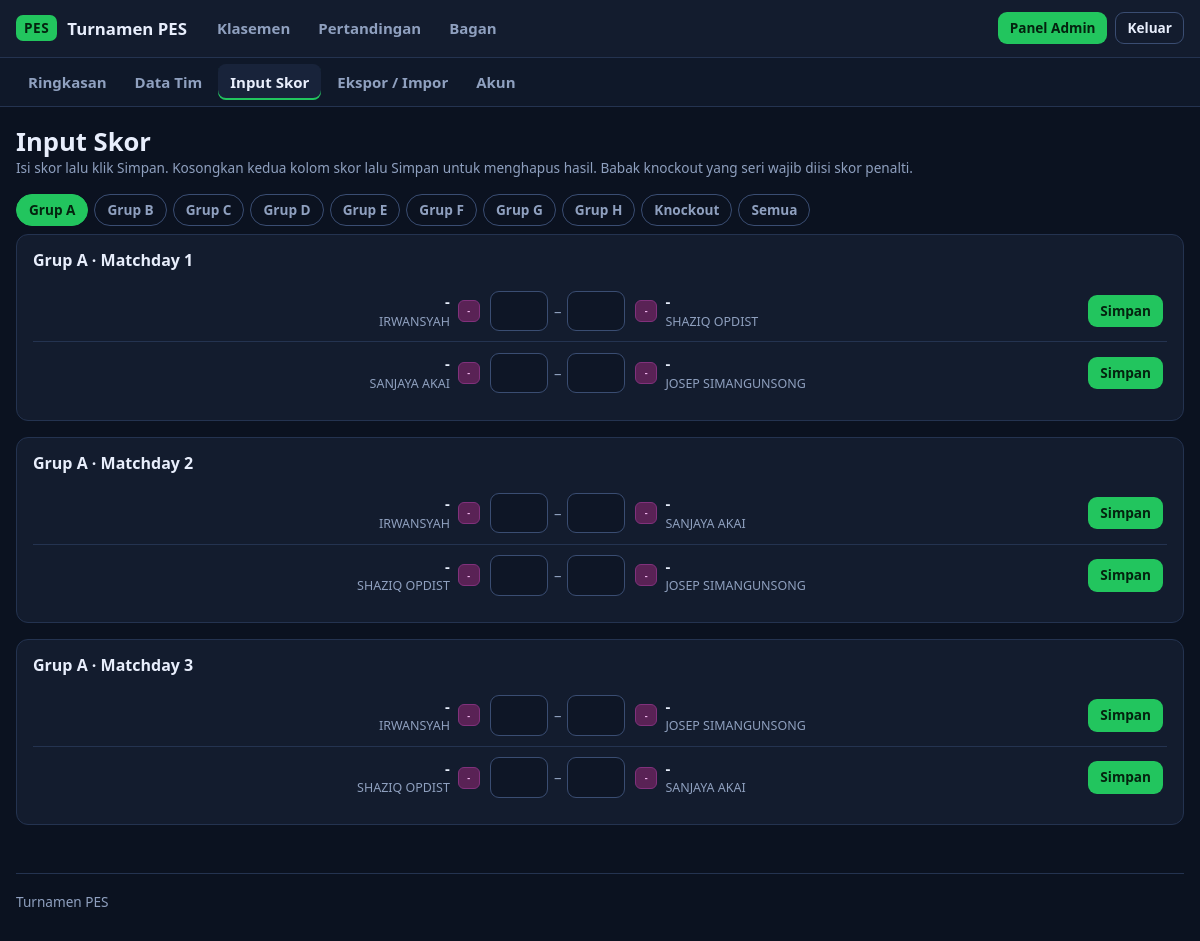
/admin/skor.php (signed in), run on the app's committed database.
### tables this page shows
CREATE TABLE matches (
            id         INTEGER PRIMARY KEY AUTOINCREMENT,
            stage      TEXT NOT NULL,              -- G, R16, QF, SF, F
            grp        TEXT NOT NULL DEFAULT '',   -- huruf grup (kosong untuk knockout)
            round      INTEGER NOT NULL,           -- matchday (grup) / urutan babak (knockout)
            slot       INTEGER NOT NULL,           -- nomor pertandingan dalam grup / babak
            home_id    INTEGER REFERENCES teams(id) ON DELETE SET NULL,
            away_id    INTEGER REFERENCES teams(id) ON DELETE SET NULL,
            home_score INTEGER,
            away_score INTEGER,
            home_pen   INTEGER,                    -- skor adu penalti (knockout seri)
            away_pen   INTEGER,
            UNIQUE (stage, grp, slot)
        );

CREATE TABLE teams (
            id         INTEGER PRIMARY KEY AUTOINCREMENT,
            player     TEXT NOT NULL,
            name       TEXT NOT NULL,
            logo       TEXT,
            grp        TEXT NOT NULL,
            created_at TEXT NOT NULL DEFAULT CURRENT_TIMESTAMP
        );

### app/db.php (called while the page is built, shortened)
<?php
function db(): PDO
{
    static $pdo = null;
    if ($pdo instanceof PDO) {
        return $pdo;
    }
    $pdo = new PDO('sqlite:' . DB_FILE, null, null, [
        PDO::ATTR_ERRMODE            => PDO::ERRMODE_EXCEPTION,
        PDO::ATTR_DEFAULT_FETCH_MODE => PDO::FETCH_ASSOC,
        PDO::ATTR_TIMEOUT            => 5,
    ]);
    $pdo->exec('PRAGMA foreign_keys = ON');
    $pdo->exec("
        CREATE TABLE IF NOT EXISTS admins (
            id            INTEGER PRIMARY KEY AUTOINCREMENT,
            username      TEXT NOT NULL UNIQUE,
            password_hash TEXT NOT NULL
        );
        CREATE TABLE IF NOT EXISTS teams (
            id         INTEGER PRIMARY KEY AUTOINCREMENT,
            player     TEXT NOT NULL,
            name       TEXT NOT NULL,
            logo       TEXT,
            grp        TEXT NOT NULL,
            created_at TEXT NOT NULL DEFAULT CURRENT_TIMESTAMP
        );
        CREATE TABLE IF NOT EXISTS matches (
            id         INTEGER PRIMARY KEY AUTOINCREMENT,
            stage      TEXT NOT NULL,              -- G, R16, QF, SF, F
            grp        TEXT NOT NULL DEFAULT '',   -- huruf grup (kosong untuk knockout)
            round      INTEGER NOT NULL,           -- matchday (grup) / urutan babak (knockout)
            slot       INTEGER NOT NULL,           -- nomor pertandingan dalam grup / babak
            home_id    INTEGER REFERENCES teams(id) ON DELETE SET NULL,
            away_id    INTEGER REFERENCES teams(id) ON DELETE SET NULL,
            home_score INTEGER,
            away_score INTEGER,
            home_pen   INTEGER,                    -- skor adu penalti (knockout seri)
            away_pen   INTEGER,
            UNIQUE (stage, grp, slot)
        );
        CREATE TABLE IF NOT EXISTS login_attempts (
            ip TEXT    NOT NULL,
            ts INTEGER NOT NULL
        );
    ");
    return $pdo;
}

### app/tournament.php (called while the page is built, shortened)
<?php
function teams_all(): array
{
    $out = [];
    foreach (db()->query('SELECT * FROM teams ORDER BY grp, id')->fetchAll() as $t) {
        $out[(int) $t['id']] = $t;
    }
    return $out;
}
function matches_all(): array
{
    return db()->query("
        SELECT * FROM matches
        ORDER BY CASE stage WHEN 'G' THEN 0 WHEN 'R16' THEN 1 WHEN 'QF' THEN 2 WHEN 'SF' THEN 3 ELSE 4 END,
                 grp, round, slot
    ")->fetchAll();
}
function match_played(array $m): bool
{
    return $m['home_score'] !== null && $m['away_score'] !== null;
}

### public/admin/skor.php (the view, shortened to what this page needs)
<?php
require __DIR__ . '/../../app/web.php';
$f = (string) ($_GET['f'] ?? ($_POST['f'] ?? 'A'));
$teams   = teams_all();
$matches = matches_all();
$sections = [];
foreach ($matches as $m) {
    if (in_array($f, GROUPS, true) && !($m['stage'] === 'G' && $m['grp'] === $f)) continue;
    $key = $m['stage'] === 'G' ? 'Grup ' . $m['grp'] . ' · Matchday ' . $m['round'] : STAGE_LABEL[$m['stage']];
    $sections[$key][] = $m;
}
page_header('Input Skor', 'admin-skor');
?>
<div class="head-row">
  <div>
    <h1>Input Skor</h1>
    <div class="muted small">Isi skor lalu klik Simpan. Kosongkan kedua kolom skor lalu Simpan untuk menghapus hasil. Babak knockout yang seri wajib diisi skor penalti.</div>
  </div>
</div>
<div class="filters">
  <?php foreach (GROUPS as $g): ?>
    <a class="chip <?= $f === $g ? 'on' : '' ?>" href="?f=<?= $g ?>">Grup <?= $g ?></a>
  <?php endforeach; ?>
  <a class="chip <?= $f === 'KO' ? 'on' : '' ?>" href="?f=KO">Knockout</a>
  <a class="chip <?= $f === 'all' ? 'on' : '' ?>" href="?f=all">Semua</a>
</div>
<?php foreach ($sections as $title => $list): ?>
  <section class="card">
    <h3><?= h($title) ?></h3>
    <?php foreach ($list as $m):
        $home = $teams[(int) $m['home_id']] ?? null;
        $away = $teams[(int) $m['away_id']] ?? null;
        $ready = $home && $away;
        $played = match_played($m);
    ?>
      <form method="post" class="score-row" id="m<?= (int) $m['id'] ?>">
        <div class="t home">
          <span><?= $home ? h($home['name']) . '<small class="muted" style="display:block;font-size:.78rem;font-weight:400">' . h($home['player']) . '</small>' : '<em class="tbd">' . h(slot_label($m, 'home')) . '</em>' ?></span>
          <?= logo_html($home, 'logo sm') ?>
        </div>
        <div class="inputs">
          <input type="number" name="hs" min="0" max="99" inputmode="numeric" aria-label="Skor <?= h($home ? $home['name'] . ' (' . $home['player'] . ')' : 'tuan rumah') ?>"
                 value="<?= $played ? (int) $m['home_score'] : '' ?>" <?= $ready ? '' : 'disabled' ?>>
          <span class="muted">–</span>
          <input type="number" name="as" min="0" max="99" inputmode="numeric" aria-label="Skor <?= h($away ? $away['name'] . ' (' . $away['player'] . ')' : 'tamu') ?>"
                 value="<?= $played ? (int) $m['away_score'] : '' ?>" <?= $ready ? '' : 'disabled' ?>>
        </div>
        <div class="t">
          <?= logo_html($away, 'logo sm') ?>
          <span><?= $away ? h($away['name']) . '<small class="muted" style="display:block;font-size:.78rem;font-weight:400">' . h($away['player']) . '</small>' : '<em class="tbd">' . h(slot_label($m, 'away')) . '</em>' ?></span>
        </div>
        <div class="save-cell">
          <button class="small<?= $played ? ' ghost' : '' ?>" <?= $ready ? '' : 'disabled' ?>><?= $played ? 'Ubah' : 'Simpan' ?></button>
        </div>
      </form>
    <?php endforeach; ?>
  </section>
<?php endforeach; ?>
<?php page_footer();

### app/web.php (shortened to what this page needs)
<?php
require __DIR__ . '/db.php';
require __DIR__ . '/tournament.php';
function h(?string $s): string
{
    return htmlspecialchars((string) $s, ENT_QUOTES | ENT_SUBSTITUTE, 'UTF-8');
}
function take_flash(): ?array
{
    $f = $_SESSION['flash'] ?? null;
    return $f;
}
function csrf_token(): string
{
    return $_SESSION['csrf'];
}
function csrf_field(): string
{
    return '<input type="hidden" name="_csrf" value="' . h(csrf_token()) . '">';
}
function is_admin(): bool
{
    return !empty($_SESSION['admin_id']);
}
function page_header(string $title, string $active = ''): void
{
    $monitor = isset($_GET['monitor']) && !str_starts_with($active, 'admin');
    $css     = BASE . '/assets/style.css?v=' . (int) @filemtime(__DIR__ . '/../public/assets/style.css');
    $nav = [
        'klasemen'    => ['/index.php', 'Klasemen'],
        'pertandingan' => ['/pertandingan.php', 'Pertandingan'],
        'bagan'       => ['/bagan.php', 'Bagan'],
    ];
    echo '<!doctype html><html lang="id"><head><meta charset="utf-8">';
    echo '<link rel="stylesheet" href="' . h($css) . '"></head>';
    echo '<body class="' . ($monitor ? 'monitor' : '') . '">';
    echo '<header class="top"><div class="wrap bar">';
    echo '<a class="brand" href="' . h(BASE . '/index.php') . '"><span class="brand-mark">PES</span>' . h(APP_NAME) . '</a>';
    if ($monitor) {
        $self = strtok((string) ($_SERVER['REQUEST_URI'] ?? ''), '?');
        $qs   = $_GET;
        unset($qs['monitor']);
        $exit = $self . ($qs ? '?' . http_build_query($qs) : '');
        echo '<span class="muted small">Auto-refresh tiap 30 detik</span>';
        echo '<a class="btn ghost small" href="' . h($exit) . '">Keluar mode layar</a>';
    } else {
        echo '<nav>';
        foreach ($nav as $key => [$href, $label]) {
            echo '<a href="' . h(BASE . $href) . '"' . ($active === $key ? ' class="on"' : '') . '>' . h($label) . '</a>';
        }
        echo '</nav><div class="auth">';
        if (is_admin()) {
            echo '<a class="btn small" href="' . h(BASE . '/admin/index.php') . '">Panel Admin</a>';
            echo '<form method="post" action="' . h(BASE . '/logout.php') . '">' . csrf_field() . '<button class="btn ghost small">Keluar</button></form>';
        } else {
            echo '<a class="btn ghost small" href="' . h(BASE . '/login.php') . '">Login Admin</a>';
        }
        echo '</div>';
    }
    echo '</div>';
    if (is_admin() && str_starts_with($active, 'admin')) {
        $sub = [
            'admin'        => ['/admin/index.php', 'Ringkasan'],
            'admin-tim'    => ['/admin/tim.php', 'Data Tim'],
            'admin-skor'   => ['/admin/skor.php', 'Input Skor'],
            'admin-backup' => ['/admin/backup.php', 'Ekspor / Impor'],
            'admin-akun'   => ['/admin/akun.php', 'Akun'],
        ];
        echo '<div class="subnav"><div class="wrap">';
        foreach ($sub as $key => [$href, $label]) {
            echo '<a href="' . h(BASE . $href) . '"' . ($active === $key ? ' class="on"' : '') . '>' . h($label) . '</a>';
        }
        echo '</div></div>';
    }
    echo '</header><main class="wrap">';
}
function page_footer(): void
{
    echo '</main><footer class="wrap foot muted small">' . h(APP_NAME) . '</footer></body></html>';
}
function logo_html(?array $t, string $cls = 'logo'): string
{
    $hue = crc32((string) $t['name']) % 360;
    return '<span class="' . $cls . ' logo-ini" style="--hue:' . $hue . '">' . h(mb_strtoupper(mb_substr((string) $t['name'], 0, 2))) . '</span>';
}

### public/assets/style.css (style rules this page uses)
:root { --bg: #0b1220; --panel: #131c2e; --panel2: #18233a; --line: #243350; --line2: #3a4d72; --text: #e8eefc; --muted: #8fa0bf; --accent: #22c55e; --accent-dim: rgba(34, 197, 94, .14); --blue: #38bdf8; --warn: #f59e0b; --danger: #ef4444; --radius: 12px; }
* { box-sizing: border-box; }
html { -webkit-text-size-adjust: 100%; }
body { margin: 0; background: var(--bg); color: var(--text); font: 15px/1.5 system-ui, -apple-system, "Segoe UI", Roboto, sans-serif; min-height: 100vh; }
a { color: var(--blue); text-decoration: none; }
h1, h2, h3 { line-height: 1.2; margin: 0 0 .6rem; }
h1 { font-size: 1.6rem; }
h3 { font-size: 1rem; }
.muted { color: var(--muted); }
.small { font-size: .85rem; }
.wrap { width: min(1180px, 100% - 32px); margin-inline: auto; }
main.wrap { padding: 20px 0 48px; }
.foot { padding: 18px 0 28px; border-top: 1px solid var(--line); }
.top { background: var(--panel); border-bottom: 1px solid var(--line); position: sticky; top: 0; z-index: 10; }
.bar { display: flex; align-items: center; gap: 18px; flex-wrap: wrap; padding: 10px 0; }
.brand { display: flex; align-items: center; gap: 10px; font-weight: 700; color: var(--text); font-size: 1.05rem; }
.brand-mark { background: var(--accent); color: #04230f; font-weight: 800; letter-spacing: .04em; padding: 3px 8px; border-radius: 7px; font-size: .85rem; }
.top nav { display: flex; gap: 4px; flex: 1; flex-wrap: wrap; }
.top nav a, .subnav a { color: var(--muted); padding: 7px 12px; border-radius: 8px; font-weight: 600; }
.top nav a.on, .subnav a.on { color: var(--text); background: var(--panel2); box-shadow: inset 0 -2px 0 var(--accent); }
.auth { display: flex; gap: 8px; align-items: center; }
.auth form { margin: 0; }
.subnav { border-top: 1px solid var(--line); background: #0f1829; }
.subnav .wrap { display: flex; gap: 4px; padding: 6px 0; flex-wrap: wrap; }
.btn, button { font: inherit; font-weight: 600; cursor: pointer; background: var(--accent); color: #04230f; border: 1px solid transparent; padding: 8px 14px; border-radius: 9px; display: inline-block; }
.btn.ghost, button.ghost { background: transparent; color: var(--text); border-color: var(--line2); }
.btn.small, button.small { padding: 5px 11px; font-size: .85rem; }
input[type=text], input[type=password], input[type=number], input[type=file], select { width: 100%; font: inherit; color: var(--text); background: #0e1626; border: 1px solid var(--line2); border-radius: 9px; padding: 9px 11px; }
.card { background: var(--panel); border: 1px solid var(--line); border-radius: var(--radius); padding: 16px; }
.card + .card { margin-top: 16px; }
.head-row { display: flex; align-items: flex-end; justify-content: space-between; gap: 12px; flex-wrap: wrap; margin-bottom: 16px; }
.head-row h1 { margin: 0; }
.logo { width: 32px; height: 32px; border-radius: 8px; object-fit: contain; background: #0e1626; flex: none; }
.logo.sm { width: 22px; height: 22px; border-radius: 6px; }
.logo-ini { display: inline-grid; place-items: center; font-weight: 800; font-size: .72rem; letter-spacing: .02em; color: hsl(var(--hue, 210) 80% 85%); background: hsl(var(--hue, 210) 45% 24%); border: 1px solid hsl(var(--hue, 210) 45% 35%); }
.logo.sm.logo-ini { font-size: .56rem; }
.filters { display: flex; flex-wrap: wrap; gap: 6px; margin-bottom: 8px; }
.chip { padding: 5px 12px; border-radius: 99px; border: 1px solid var(--line2); color: var(--muted); font-weight: 600; font-size: .85rem; }
.chip.on { background: var(--accent); border-color: var(--accent); color: #04230f; }
.score-row { display: grid; grid-template-columns: 1fr auto 1fr auto; gap: 10px; align-items: center; padding: 10px 4px; border-bottom: 1px solid var(--line); }
.score-row:last-child { border-bottom: 0; }
.score-row .t { display: flex; align-items: center; gap: 8px; min-width: 0; font-weight: 600; }
.score-row .t.home { justify-content: flex-end; text-align: right; }
.score-row .inputs { display: flex; align-items: center; gap: 6px; }
.score-row input[type=number] { width: 58px; text-align: center; padding: 8px 4px; font-weight: 700; }

### data on the page
matches: home.name "-", home.player "IRWANSYAH", home.name "- -", away.name "-", away.player "SHAZIQ OPDIST", shows "Simpan"
matches: home.name "-", home.player "SANJAYA AKAI", home.name "- -", away.name "-", away.player "JOSEP SIMANGUNSONG", shows "Simpan"
matches: home.name "-", home.player "IRWANSYAH", home.name "- -", away.name "-", away.player "SANJAYA AKAI", shows "Simpan"
matches: home.name "-", home.player "SHAZIQ OPDIST", home.name "- -", away.name "-", away.player "JOSEP SIMANGUNSONG", shows "Simpan"
matches: home.name "-", home.player "IRWANSYAH", home.name "- -", away.name "-", away.player "JOSEP SIMANGUNSONG", shows "Simpan"
matches: home.name "-", home.player "SHAZIQ OPDIST", home.name "- -", away.name "-", away.player "SANJAYA AKAI", shows "Simpan"

### other printed values
APP_NAME "Turnamen PES"
$label "Klasemen"
$label "Pertandingan"
$label "Bagan"
$label "Ringkasan"
$label "Data Tim"
$label "Input Skor"
$label "Ekspor / Impor"
$label "Akun"
$g "A"
$g "B"
$g "C"
$g "D"
$g "E"
$g "F"
